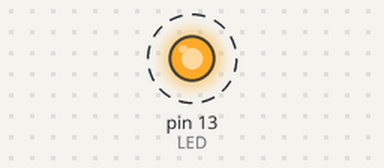
Recording of a sketch running on a simulated Arduino Uno, built with avr-gcc and run on an emulated ATmega328P. On the bench: output pins drawn as LEDs (lit = HIGH). Dashed ring = blinking.

Above: at 0.5 s.
Timing chart, 0 to 4.6 s (numbered marks = the images above):
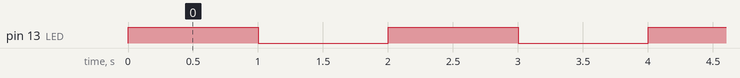

The sketch:

cpp_03.ino
```cpp
const int8_t LED = 13;


void setup() {
  pinMode(LED, OUTPUT);

}

void loop() {
  digitalWrite(LED, ! digitalRead(LED));
  delay(1000);

}
```

Measured:
- by itself, pin 13 (LED): alternates HIGH for 1.0 s and LOW for 1.0 s
